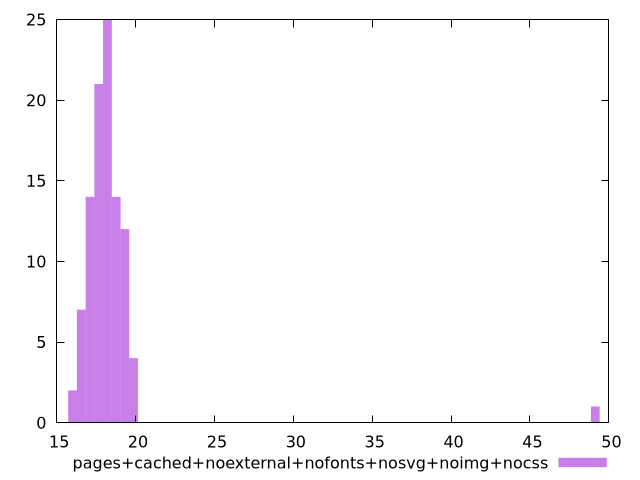

Reproduce this figure in gnuplot.
$_pagesCachedNoexternalNofontsNosvgNoimgNocss <<EOF
17.116030081907535 14
18.77242008983407 14
18.220290087191895 25
19.32455009247625 12
17.668160084549715 21
16.01177007662318 2
19.87668009511843 4
49.1395702351539 1
16.56390007926536 7
EOF
set key outside below
set terminal pngcairo
set output "report_00004_2020-11-02T20-21-41.718Z/bootup-time/pages+cached+noexternal+nofonts+nosvg+noimg+nocss//raw_hist.png"
set yrange [0:25]
set boxwidth 0.5521300026421786
set style fill transparent solid 0.5 noborder
plot $_pagesCachedNoexternalNofontsNosvgNoimgNocss title "pages+cached+noexternal+nofonts+nosvg+noimg+nocss" with boxes ,
